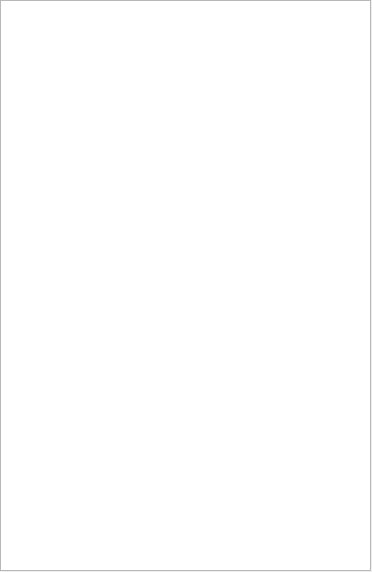
<?xml version="1.0" encoding="UTF-8"?>
<ui version="4.0">
 <class>qtDLGPEBViewClass</class>
 <widget class="QWidget" name="qtDLGPEBViewClass">
  <property name="geometry">
   <rect>
    <x>0</x>
    <y>0</y>
    <width>372</width>
    <height>572</height>
   </rect>
  </property>
  <property name="contextMenuPolicy">
   <enum>Qt::CustomContextMenu</enum>
  </property>
  <property name="windowTitle">
   <string>[ Nanomite ] - PEB View</string>
  </property>
  <property name="windowIcon">
   <iconset resource="qtDLGNanomite.qrc">
    <normaloff>:/DLGNanomite/Icons/IDI_MAIN.ico</normaloff>:/DLGNanomite/Icons/IDI_MAIN.ico</iconset>
  </property>
  <widget class="QWidget" name="verticalLayoutWidget">
   <property name="geometry">
    <rect>
     <x>0</x>
     <y>0</y>
     <width>371</width>
     <height>571</height>
    </rect>
   </property>
   <layout class="QVBoxLayout" name="verticalLayout">
    <item>
     <widget class="QTreeWidget" name="treePEB">
      <property name="columnCount">
       <number>2</number>
      </property>
      <attribute name="headerVisible">
       <bool>false</bool>
      </attribute>
      <column>
       <property name="text">
        <string notr="true">1</string>
       </property>
      </column>
      <column>
       <property name="text">
        <string notr="true">2</string>
       </property>
      </column>
     </widget>
    </item>
   </layout>
  </widget>
 </widget>
 <resources>
  <include location="qtDLGNanomite.qrc"/>
 </resources>
 <connections/>
</ui>
